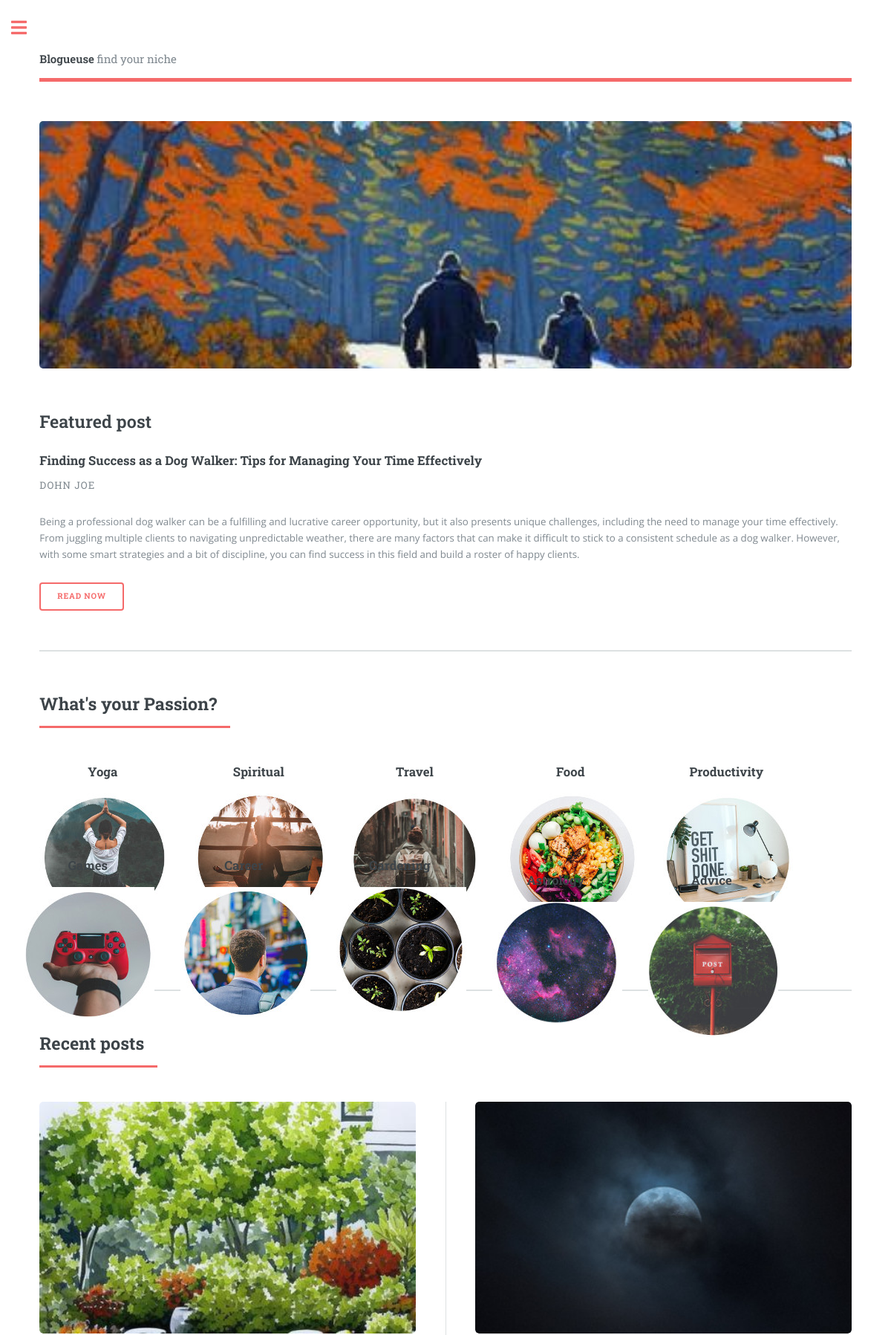
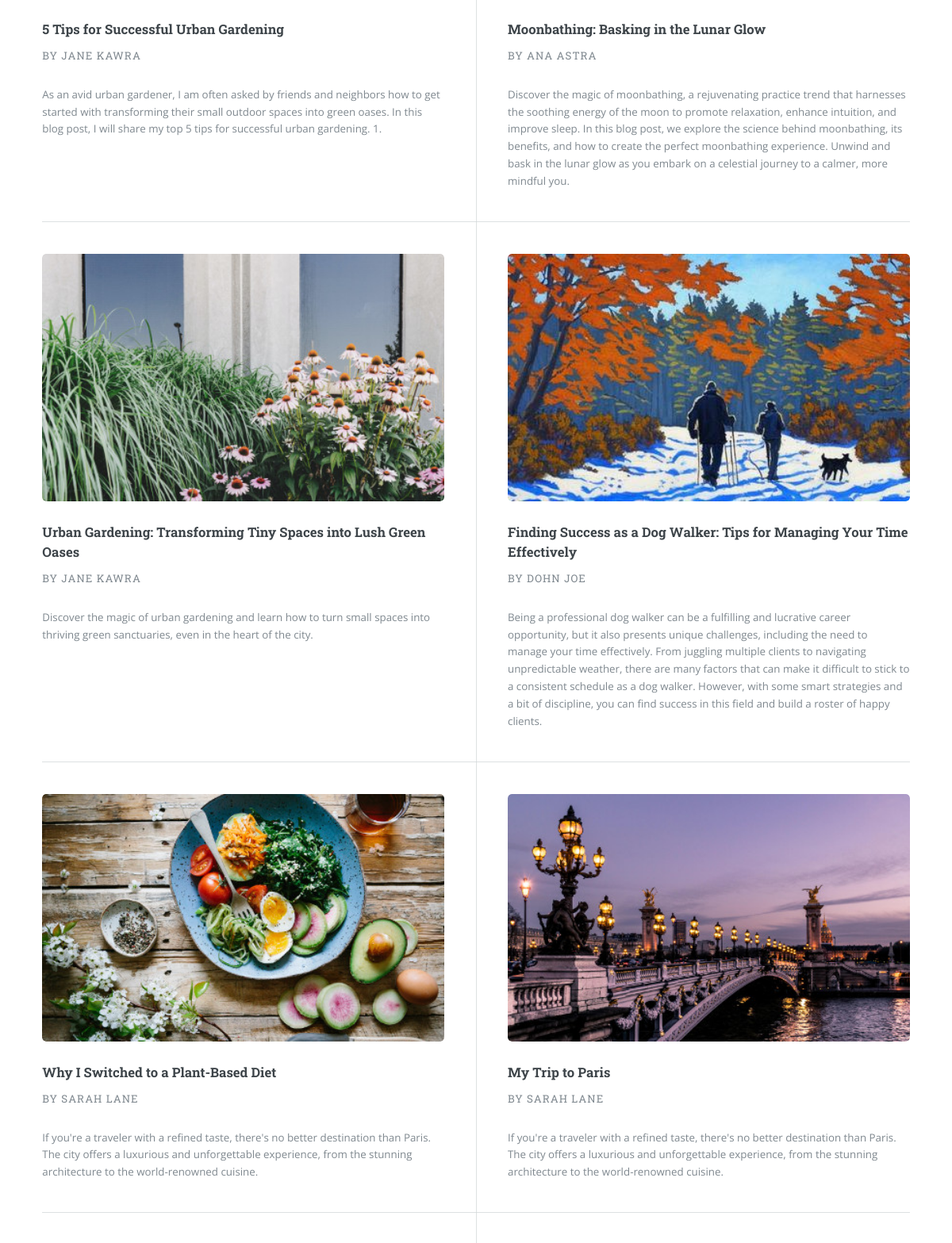
/index (upper part), run on the app's committed database (2 pictures, top to bottom).
### tables this page shows
CREATE TABLE Post (
        id INTEGER PRIMARY KEY,
        authorid INTEGER,
        title TEXT NOT NULL,
        preview TEXT,
        content TEXT NOT NULL,
        created_utc INTEGER NOT NULL,
        FOREIGN KEY (authorid) REFERENCES Author (id)
    );

CREATE TABLE Author (
        id INTEGER PRIMARY KEY,
        name TEXT NOT NULL,
        role TEXT,
        bio TEXT
    );

CREATE TABLE Tag (
        id INTEGER PRIMARY KEY,
        name TEXT NOT NULL UNIQUE
    );

### controllers/home.py (the view)
@home_blueprint.route('/index')
def index():
    searchform = SearchForm()
    posts = BusinessLogicLayer.businesslogic.getposts()
    random.shuffle(posts)
    topics = BusinessLogicLayer.businesslogic.gettags()
    topic_names = [topic.name for topic in topics]
    spotlight = get_spotlight_posts()
    featured_post = random.choice(posts)
    return render_template('/index.html', posts=posts, topic_selection = topic_names, spotlight_posts = spotlight['posts'], spotlight_topic = spotlight['topic'].name, searchform=searchform, featured_post = featured_post)

### BusinessLogicLayer/businesslogic.py (called while the page is built)
def populate_post_tags_and_author(post):
    tags = []
    posttags = DataAccessLayer.dataaccess.get_post_tags_by_postid(post.id)
    for posttag in posttags:
        tagid = int(posttag['tagid'])
        tag = DataAccessLayer.dataaccess.get_tags_by_id(tagid)
        tags.append(tag)
    post.addtags(tags)
    author = DataAccessLayer.dataaccess.get_authors(post.authorid)
    post.addauthor(author)

def getposts(id=None):
    posts = DataAccessLayer.dataaccess.get_posts(id)
    if(id):
        populate_post_tags_and_author(posts)
    else:
        for post in posts:
            populate_post_tags_and_author(post)
    return posts

def get_posts_by_tag(tagid):
    posttags = DataAccessLayer.dataaccess.get_post_tags_by_tagid(tagid)
    posts = []
    for posttag in posttags:
        postid = int(posttag['postid'])
        post = getposts(postid)
        posts.append(post)
    return posts

def gettags(tagid=None):
    return DataAccessLayer.dataaccess.get_tags_by_id(tagid)

### DataAccessLayer/dataaccess.py (called while the page is built)
def get_authors(author_id=None):
    c = sqlite3.connect(dbname).cursor()
    if author_id:
        c.execute("SELECT id, name, role, bio FROM Author WHERE id=?", (author_id,))
        row = c.fetchone()
        if row is None:
            return None
        return Author(row[0], row[1], row[2], row[3])
    else:
        c.execute("SELECT id, name, role, bio FROM Author")
        rows = c.fetchall()
        return [Author(row[0], row[1], row[2], row[3]) for row in rows]

def get_posts(post_id=None):
    c = sqlite3.connect(dbname).cursor()
    if post_id:
        c.execute("SELECT id, authorid, title, preview, content, created_utc FROM Post WHERE id=?", (post_id,))
        row = c.fetchone()
        if row is None:
            return None
        return Post(id=row[0], authorid=row[1], title=row[2], preview=row[3], content=row[4], created_utc=row[5], tags=None, comments=None, author=None)
    else:
        c.execute("SELECT id, authorid, title, preview, content, created_utc FROM Post")
        rows = c.fetchall()
        return [Post(id=row[0], authorid=row[1], title=row[2], preview=row[3], content=row[4], created_utc=row[5], tags=None, comments=None, author=None) for row in rows]

def get_post_tags_by_tagid(tagid):
    c = sqlite3.connect(dbname).cursor()
    c.execute("SELECT postid, tagid FROM PostTag WHERE tagid = ?", (tagid,))
    rows = c.fetchall()
    post_tags = [{'postid': row[0], 'tagid': row[1]} for row in rows]
    return post_tags

### models/Post.py (called while the page is built)
    def addtags(self, tags):
        self.tags = tags

### templates/index.html (shortened to what this page needs)
<!DOCTYPE HTML>
<html>
<head>
	<link rel="stylesheet" href="{{ url_for('static', filename='assets/css/main.css') }}">
	<link rel="stylesheet" href="{{ url_for('static', filename='csscustom/style.css') }}" />
</head>
<body class="is-preload">
	<div id="wrapper">
		<div id="main">
			<div class="inner">
				<header id="header">
					<a href="{{ url_for('home.index') }}" class="logo"><strong>Blogueuse</strong> find your niche</a>
				</header>
				<section id="banner">
					<div class="content">
						<header>
							<h2><strong>Featured post</strong><br /></h2>
							<h3>{{featured_post.title}}</h3>
							<p>{{featured_post.author.name}}</p>
						</header>
						<p>{{featured_post.preview}}</p>
						<ul class="actions">
							<li><a href="{{ url_for('post.show_post', post_id=featured_post.id) }}"
									class="button big">Read Now</a></li>
						</ul>
					</div>
					<span class="image object">
						<a><img src="{{ url_for('static', filename='images/posts_small/' ~ featured_post.id ~ '.jpg') }}" /></a>
					</span>
				</section>
				<section>
					<header class="major">
						<h2>What's your Passion?</h2>
					</header>
					<div class="features">
						{% for topic in topic_selection %}
						<article class="topic-article">
							<div class="content">
								<h3>{{ topic }}</h3>
								<form method="POST" action="{{ url_for('search.search') }}">
									<button type="submit" onclick="this.form.submit();">
										<img src="{{ url_for('static', filename='images/icons/' ~ topic ~ '.jpg') }}" alt="Custom Image"/>
									</button>
								</form>
							</div>
						</article>
						{% endfor %}
					</div>
				</section>
				<section>
					<header class="major">
						<h2>Recent posts</h2>
					</header>
					<div class="posts">
						{% for post in posts %}
						<article>
							<a href="{{ url_for('post.show_post', post_id=post.id) }}" class="image"><img
									src="{{ url_for('static', filename='images/posts_small/' ~ post.id ~ '.jpg') }}"
									alt="" /></a>
							<header>
								<h3>{{ post.title }}</h3>
								<p>By {{post.author.name}}</p>
							</header>
							<p>{{ post.preview }}</p>
						</article>
						{% endfor %}
					</div>
				</section>
			</div>
		</div>
	</div>
</body>
</html>

### static/csscustom/style.css (style rules this page uses)
.features .topic-article { width: 15%; }
.topic-article h3 { text-align: center; }
.topic-article form { display: inline-block; }
.topic-article button { background: none; border: none; padding: 0; cursor: pointer; }
.topic-article img { display: block; margin-left: auto; margin-right: auto; }

### data on the page
Post: title "Finding Success as a Dog Walker: Tips for Managing Your Time Effectively", preview "Being a professional dog walker can be a fulfilling and lucrative career opportunity, but it also presents unique challenges, including the need to manage your time effectively. From juggling multiple clients to navigating unpredictable weather, there are many factors that can make it difficult to stick to a consistent schedule as a dog walker. However, with some smart strategies and a bit of discipline, you can find success in this field and build a roster of happy clients.", shows a picture, author.name "DOHN JOE"
Author: author.name "DOHN JOE"
Tag: name "Yoga", name (picture)
Tag: name "Spiritual", name (picture)
Tag: name "Travel", name (picture)
Tag: name "Food", name (picture)
Tag: name "Productivity", name (picture)
Tag: name "Games", name (picture)
Tag: name "Career", name (picture)
Tag: name "Gardening", name (picture)
Tag: name "Astrology", name (picture)
Tag: name "Advice", name (picture)
Post: shows a picture, title "5 Tips for Successful Urban Gardening", author.name "JANE KAWRA", preview "As an avid urban gardener, I am often asked by friends and neighbors how to get started with transforming their small outdoor spaces into green oases. In this blog post, I will share my top 5 tips for successful urban gardening. 1."
Post: shows a picture, title "Moonbathing: Basking in the Lunar Glow", author.name "ANA ASTRA", preview "Discover the magic of moonbathing, a rejuvenating practice trend that harnesses the soothing energy of the moon to promote relaxation, enhance intuition, and improve sleep. In this blog post, we explore the science behind moonbathing, its benefits, and how to create the perfect moonbathing experience. Unwind and bask in the lunar glow as you embark on a celestial journey to a calmer, more mindful you."
Post: shows a picture, title "Urban Gardening: Transforming Tiny Spaces into Lush Green Oases", author.name "JANE KAWRA", preview "Discover the magic of urban gardening and learn how to turn small spaces into thriving green sanctuaries, even in the heart of the city."
Post: shows a picture, title "Why I Switched to a Plant-Based Diet", author.name "SARAH LANE", preview "If you're a traveler with a refined taste, there's no better destination than Paris. The city offers a luxurious and unforgettable experience, from the stunning architecture to the world-renowned cuisine."
Post: shows a picture, title "My Trip to Paris", author.name "SARAH LANE", preview "If you're a traveler with a refined taste, there's no better destination than Paris. The city offers a luxurious and unforgettable experience, from the stunning architecture to the world-renowned cuisine."
